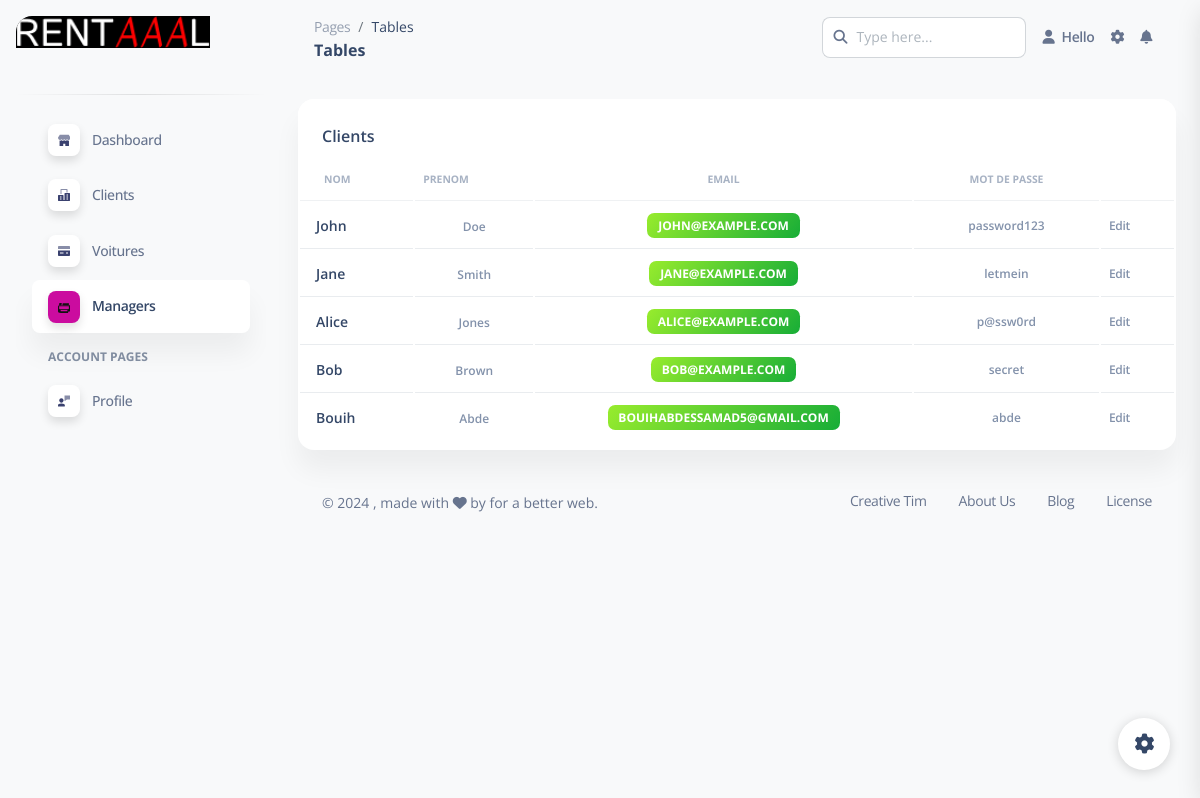
Page /managers on the committed database.
### tables this page shows
CREATE TABLE manager (
               idManger  INTEGER PRIMARY KEY AUTOINCREMENT,
               nom TEXT NOT NULL,
               prenom TEXT NOT NULL,
               email TEXT NOT NULL,
               mot_de_passe TEXT  NOT NULL);

### app.py (the view)
@app.route("/managers")
def display_managers():
    managers = fetch_managers_from_database()
    manaObj = []
    for manager in managers:
        mana = Manager(manager[0], manager[1], manager[2], manager[3], manager[4])
        manaObj.append(mana)
    return render_template("managers.html", managers=manaObj)

### app.py (called while the page is built)
def fetch_managers_from_database():
    conn = sql.connect("loc.db")
    cursor = conn.cursor()
    cursor.execute("SELECT * FROM manager")
    mana = cursor.fetchall()
    conn.close()
    return mana

### templates/managers.html (shortened to what this page needs)
<!DOCTYPE html>
<html lang="en">
  <head>
    <link href="/static/css/nucleo-icons.css" rel="stylesheet" />
    <link href="/static/css/nucleo-svg.css" rel="stylesheet" />
    <link href="/static/css/nucleo-svg.css" rel="stylesheet" />
    <link
      id="pagestyle"
      href="/static/css/soft-ui-dashboard.css"
      rel="stylesheet"
    />
  </head>
  <body class="g-sidenav-show bg-gray-100">
    <aside class="sidenav navbar navbar-vertical navbar-expand-xs border-0 border-radius-xl my-3 fixed-start ms-3 " id="sidenav-main">
    <div class="sidenav-header">
        <img src="/static/images/RENTAAAL.png" style="background-color: black;" class="navbar-brand-img h-100" alt="main_logo">
    </div>
    <hr class="horizontal dark mt-0">
    <div class="collapse navbar-collapse  w-auto " id="sidenav-collapse-main">
      <ul class="navbar-nav">
        <li class="nav-item">
          <a class="nav-link" href="{{ url_for ('dashboard')}}">
            <div class="icon icon-shape icon-sm shadow border-radius-md bg-white text-center me-2 d-flex align-items-center justify-content-center">
            </div>
            <span class="nav-link-text ms-1">Dashboard</span>
          </a>
        </li>
        <li class="nav-item">
          <a class="nav-link  " href="{{ url_for ('display_clients')}}">
            <div class="icon icon-shape icon-sm shadow border-radius-md bg-white text-center me-2 d-flex align-items-center justify-content-center">
            </div>
            <span class="nav-link-text ms-1">Clients</span>
          </a>
        </li>
        <li class="nav-item">
          <a class="nav-link" href="{{ url_for ('all_cars_table')}}">
            <div class="icon icon-shape icon-sm shadow border-radius-md bg-white text-center me-2 d-flex align-items-center justify-content-center">
            </div>
            <span class="nav-link-text ms-1">Voitures</span>
          </a>
        </li>
        <li class="nav-item">
          <a class="nav-link  active" href="{{ url_for ('display_managers')}}">
            <div class="icon icon-shape icon-sm shadow border-radius-md bg-white text-center me-2 d-flex align-items-center justify-content-center">
            </div>
            <span class="nav-link-text ms-1">Managers</span>
          </a>
        </li>
        <li class="nav-item mt-3">
          <h6 class="ps-4 ms-2 text-uppercase text-xs font-weight-bolder opacity-6">Account pages</h6>
        </li>
        <li class="nav-item">
          <a class="nav-link  " href="../pages/profile.html">
            <div class="icon icon-shape icon-sm shadow border-radius-md bg-white text-center me-2 d-flex align-items-center justify-content-center">
            </div>
            <span class="nav-link-text ms-1">Profile</span>
          </a>
        </li>
      </ul>
    </div>
  </aside>
    <main
      class="main-content position-relative max-height-vh-100 h-100 border-radius-lg"
    >
      <nav
        class="navbar navbar-main navbar-expand-lg px-0 mx-4 shadow-none border-radius-xl"
        id="navbarBlur"
        navbar-scroll="true"
      >
        <div class="container-fluid py-1 px-3">
          <nav aria-label="breadcrumb">
            <ol
              class="breadcrumb bg-transparent mb-0 pb-0 pt-1 px-0 me-sm-6 me-5"
            >
              <li class="breadcrumb-item text-sm">
                <a class="opacity-5 text-dark" href="javascript:;">Pages</a>
              </li>
              <li
                class="breadcrumb-item text-sm text-dark active"
                aria-current="page"
              >
                Tables
              </li>
            </ol>
            <h6 class="font-weight-bolder mb-0">Tables</h6>
          </nav>
          <div
            class="collapse navbar-collapse mt-sm-0 mt-2 me-md-0 me-sm-4"
            id="navbar"
          >
            <div class="ms-md-auto pe-md-3 d-flex align-items-center">
              <div class="input-group">
                <span class="input-group-text text-body"
                  ><i class="fas fa-search" aria-hidden="true"></i
                ></span>
                <input
                  type="text"
                  class="form-control"
                  placeholder="Type here..."
                />
              </div>
            </div>
            <ul class="navbar-nav justify-content-end">
              <li class="nav-item d-flex align-items-center">
                <a
                  href="javascript:;"
                  class="nav-link text-body font-weight-bold px-0"
                >
                  <i class="fa fa-user me-sm-1"></i>
                  <span class="d-sm-inline d-none"> Hello {{username}}</span>
                </a>
              </li>
              <li class="nav-item px-3 d-flex align-items-center">
                <a href="javascript:;" class="nav-link text-body p-0">
                  <i
                    class="fa fa-cog fixed-plugin-button-nav cursor-pointer"
                  ></i>
                </a>
              </li>
              <li class="nav-item dropdown pe-2 d-flex align-items-center">
                <a
                  href="javascript:;"
                  class="nav-link text-body p-0"
                  id="dropdownMenuButton"
                  data-bs-toggle="dropdown"
                  aria-expanded="false"
                >
                  <i class="fa fa-bell cursor-pointer"></i>
                </a>
              </li>
            </ul>
          </div>
        </div>
      </nav>
      <div class="container-fluid py-4">
        <div class="row">
          <div class="col-12">
            <div class="card mb-4">
              <div class="card-header pb-0">
                <h6>Clients</h6>
              </div>
              <div class="card-body px-0 pt-0 pb-2">
                <div class="table-responsive p-0">
                  <table class="table align-items-center mb-0">
                    <thead>
                      <tr>
                        <th
                          class="text-uppercase text-secondary text-xxs font-weight-bolder opacity-7"
                        >
                          Nom
                        </th>
                        <th
                          class="text-uppercase text-secondary text-xxs font-weight-bolder opacity-7 ps-2"
                        >
                          Prenom
                        </th>
                        <th
                          class="text-center text-uppercase text-secondary text-xxs font-weight-bolder opacity-7"
                        >
                          Email
                        </th>
                        <th
                          class="text-center text-uppercase text-secondary text-xxs font-weight-bolder opacity-7"
                        >
                          Mot de passe
                        </th>
                        <th class="text-secondary opacity-7"></th>
                      </tr>
                    </thead>
                    <tbody>
                      {% for manager in managers %}
                      <tr>
                        <td>
                          <div class="d-flex px-2 py-1">
                            <div
                              class="d-flex flex-column justify-content-center"
                            >
                              <h6 class="mb-0 text-sm">{{ manager.nom }}</h6>
                            </div>
                          </div>
                        </td>
                        <td class="align-middle text-center text-sm">
                          <span class="text-secondary text-xs font-weight-bold"
                            > {{ manager.prenom }}</span
                          >
                        </td>
                        <td class="align-middle text-center">
                          <span class="badge badge-sm bg-gradient-success"
                            >{{ manager.email }}</span
                          >
                        </td>
                        <td class="align-middle text-center">
                          <span class="text-secondary text-xs font-weight-bold"
                            >{{ manager.mot_de_passe }}</span
                          >
                        </td>
                        <td class="align-middle">
                          <a
                            href="javascript:;"
                            class="text-secondary font-weight-bold text-xs"
                            data-toggle="tooltip"
                            data-original-title="Edit user"
                          >
                            Edit
                          </a>
                        </td>
                      </tr>
                      {% endfor %}
                    </tbody>
                  </table>
                </div>
              </div>
            </div>
          </div>
        </div>
        <footer class="footer pt-3">
          <div class="container-fluid">
            <div class="row align-items-center justify-content-lg-between">
              <div class="col-lg-6 mb-lg-0 mb-4">
                <div
                  class="copyright text-center text-sm text-muted text-lg-start"
                >
                  ©
                  , made with <i class="fa fa-heart"></i> by
                  for a better web.
                </div>
              </div>
              <div class="col-lg-6">
                <ul
                  class="nav nav-footer justify-content-center justify-content-lg-end"
                >
                  <li class="nav-item">
                    <a
                      href="https://www.creative-tim.com"
                      class="nav-link text-muted"
                      target="_blank"
                      >Creative Tim</a
                    >
                  </li>
                  <li class="nav-item">
                    <a
                      href="https://www.creative-tim.com/presentation"
                      class="nav-link text-muted"
                      target="_blank"
                      >About Us</a
                    >
                  </li>
                  <li class="nav-item">
                    <a
                      href="https://www.creative-tim.com/blog"
                      class="nav-link text-muted"
                      target="_blank"
                      >Blog</a
                    >
                  </li>
                  <li class="nav-item">
                    <a
                      href="https://www.creative-tim.com/license"
                      class="nav-link pe-0 text-muted"
                      target="_blank"
                      >License</a
                    >
                  </li>
                </ul>
              </div>
            </div>
          </div>
        </footer>
      </div>
    </main>
    <div class="fixed-plugin">
      <a class="fixed-plugin-button text-dark position-fixed px-3 py-2">
        <i class="fa fa-cog py-2"> </i>
      </a>
    </div>
  </body>
</html>

### static/css/nucleo-svg.css (style rules this page uses)
.icon { display: inline-block; color: #111111; height: 1em; width: 1em; }
.icon-sm { height: 0.8em; width: 0.8em; }
.icon { fill: currentColor; stroke: none; }

### rows in the picture
manager: nom "John", prenom "Doe", email "JOHN@EXAMPLE.COM", mot_de_passe "password123"
manager: nom "Jane", prenom "Smith", email "JANE@EXAMPLE.COM", mot_de_passe "letmein"
manager: nom "Alice", prenom "Jones", email "ALICE@EXAMPLE.COM", mot_de_passe "p@ssw0rd"
manager: nom "Bob", prenom "Brown", email "BOB@EXAMPLE.COM", mot_de_passe "secret"
manager: nom "Bouih", prenom "Abde", email "BOUIHABDESSAMAD5@GMAIL.COM", mot_de_passe "abde"
